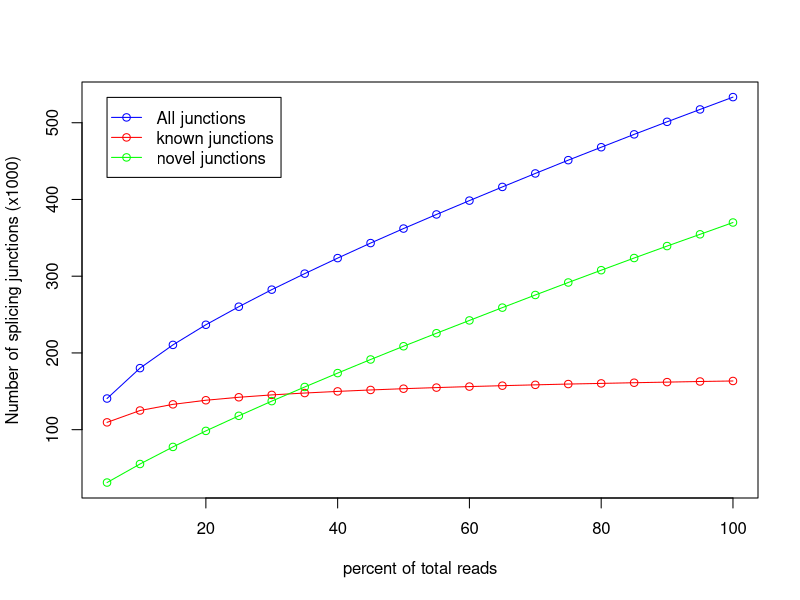

The R source for this figure:
pdf('CF98444.junctionSaturation_plot.pdf')
x=c(5,10,15,20,25,30,35,40,45,50,55,60,65,70,75,80,85,90,95,100)
y=c(109494,124946,132970,138324,142199,145290,147717,149858,151725,153376,154810,156132,157310,158397,159424,160275,161165,161944,162762,163435)
z=c(140563,180173,210469,236702,260244,282463,303335,323569,343159,362075,380475,398491,416341,433905,451215,468076,484847,501194,517327,533393)
w=c(31069,55227,77499,98378,118045,137173,155618,173711,191434,208699,225665,242359,259031,275508,291791,307801,323682,339250,354565,369958)
m=max(163,533,369)
n=min(109,140,31)
plot(x,z/1000,xlab='percent of total reads',ylab='Number of splicing junctions (x1000)',type='o',col='blue',ylim=c(n,m))
points(x,y/1000,type='o',col='red')
points(x,w/1000,type='o',col='green')
legend(5,533, legend=c("All junctions","known junctions", "novel junctions"),col=c("blue","red","green"),lwd=1,pch=1)
dev.off()
